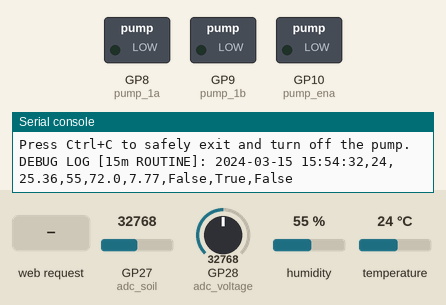
A program run on a simulated Raspberry Pi Pico running MicroPython. On the bench: switched loads named in the program (green lamp = pin HIGH), the last lines printed to the serial console. The test bench sets the inputs (shaded band); at power-on: GP27 (adc_soil) = 32768, GP28 (adc_voltage) = 32768, humidity 55 %, temperature 24 °C (analog values on the 0–65535 scale). WiFi joins after 1.5 s; the clock reads 2024-03-15 10:24:30 at power-on unless the program sets it; files the program writes start out absent.

Above: at 3.2 s.
3.3 s: GP27 (adc_soil) set to 51296
4.8 s: GP27 (adc_soil) set to 52896
At 6.0 s:
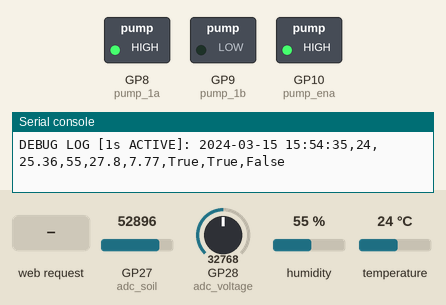
11.1 s: HTTP request GET /water/off received
At 11.6 s:
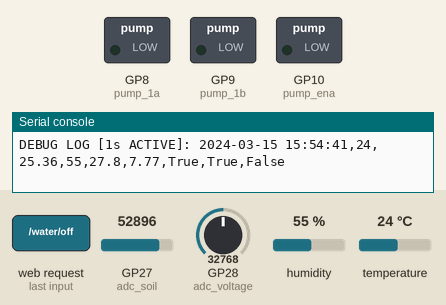
Timing chart, 0 to 13.6 s (numbered marks = the images above; inputs shaded):
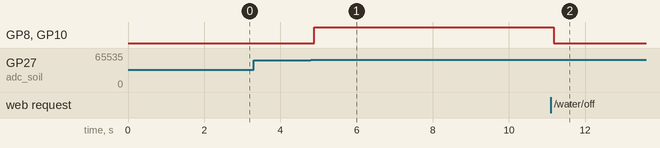

The program:

main.py
```python
import network
import socket
import time
import json
import os
import ntptime
from machine import Pin, ADC
import dht

# ==========================================
# 1. CONFIGURATION
# ==========================================
WIFI_SSID = "<WIFI-SSID>"
WIFI_PASSWORD = "<WIFI-PASSWORD>"

AUTO_WATER_THRESHOLD = 30.0
SOIL_DRY = 65535
SOIL_WET = 20000
PUMP_RUN_DURATION = 10

LOG_FILE = "datalog.csv"
MAX_FILE_SIZE = 1000000
NORMAL_LOG_INTERVAL = 900
ACTIVE_LOG_INTERVAL = 1
TIMEZONE_OFFSET = 19800

# ==========================================
# 2. HARDWARE SETUP
# ==========================================
dht_sensor = dht.DHT11(Pin(14))
adc_voltage = ADC(Pin(28))
adc_soil = ADC(Pin(27))

pump_ena = Pin(10, Pin.OUT, value=0)
pump_1a  = Pin(8, Pin.OUT, value=0)
pump_1b  = Pin(9, Pin.OUT, value=0)

last_valid_temp = 0
last_valid_hum = 0
last_valid_rf = 0
last_dht_read_time = 0

# ==========================================
# 3. CORE FUNCTIONS & GLOBALS
# ==========================================
def control_pump(turn_on):
    if turn_on:
        pump_1a.value(1)
        pump_1b.value(0)
        pump_ena.value(1)
    else:
        pump_ena.value(0)
        pump_1a.value(0)
        pump_1b.value(0)

def calc_heat_index(t, h):
    if t < 20: return t
    hi = -8.78469475556 + 1.61139411*t + 2.33854883889*h - 0.14611605*t*h - \
         0.012308094*(t**2) - 0.01642482778*(h**2) + 0.002211732*(t**2)*h + \
         0.00072546*t*(h**2) - 0.000003582*(t**2)*(h**2)
    return round(hi, 2)

def get_readings():
    global last_valid_temp, last_valid_hum, last_valid_rf, last_dht_read_time
    current_time = time.time()

    if (current_time - last_dht_read_time) >= 2.5:
        try:
            dht_sensor.measure()
            last_valid_temp = dht_sensor.temperature()
            last_valid_hum = dht_sensor.humidity()
            last_valid_rf = calc_heat_index(last_valid_temp, last_valid_hum)
        except Exception:
            pass
        last_dht_read_time = current_time

    raw_soil = adc_soil.read_u16()
    moisture = max(0, min(100, ((SOIL_DRY - raw_soil) / (SOIL_DRY - SOIL_WET)) * 100))
    volts = round((adc_voltage.read_u16() * (3.3/65535)) * 4.712, 2)

    return {
        "temp": last_valid_temp, "hum": last_valid_hum, "real_feel": last_valid_rf,
        "soil": round(moisture, 1), "volts": volts, "pump": bool(pump_ena.value())
    }

def log_to_csv(data):
    file_exists = False
    try:
        file_size = os.stat(LOG_FILE)[6]
        file_exists = True
    except OSError:
        file_size = 0

    mode = 'w' if file_size > MAX_FILE_SIZE else 'a'
    try:
        with open(LOG_FILE, mode) as f:
            if mode == 'w' or not file_exists:
                f.write("Timestamp,Temp(C),RealFeel(C),Humidity(%),Soil(%),Volts(V),PumpOn,AutoMode,IgnoreMoist\n")

            t = time.localtime(time.time() + TIMEZONE_OFFSET)
            timestamp = f"{t[0]}-{t[1]:02d}-{t[2]:02d} {t[3]:02d}:{t[4]:02d}:{t[5]:02d}"
            log_line = f"{timestamp},{data['temp']},{data['real_feel']},{data['hum']},{data['soil']},{data['volts']},{data['pump']},{data['auto_mode']},{data['ignore_moisture']}\n"

            f.write(log_line)
            log_type = "[1s ACTIVE]" if data['pump'] else "[15m ROUTINE]"
            print(f"DEBUG LOG {log_type}: {log_line.strip()}")
    except Exception as e:
        print("Logging Error:", e)

# HTML Helper Function
def make_opt(val, text, current_val):
    sel = "selected" if str(val) == str(current_val) else ""
    return f'<option value="{val}" {sel}>{text}</option>'

# ==========================================
# 4. NETWORK & TIME SETUP
# ==========================================
wlan = network.WLAN(network.STA_IF)
wlan.active(True)
wlan.connect(WIFI_SSID, WIFI_PASSWORD)
print("Connecting to Wi-Fi...")
while not wlan.isconnected():
    time.sleep(1)
print("Connected! IP:", wlan.ifconfig()[0])

try:
    print("Syncing time via NTP...")
    ntptime.settime()
except Exception as e:
    print("NTP Sync Failed:", e)

s = socket.socket(socket.AF_INET, socket.SOCK_STREAM)
s.setsockopt(socket.SOL_SOCKET, socket.SO_REUSEADDR, 1)
s.bind(('', 80))
s.listen(5)
s.setblocking(False)

# ==========================================
# 5. MAIN EXECUTION & STATE VARIABLES
# ==========================================
last_water_time = 0
last_log_time = 0
pump_stop_time = 0

# --- NEW SETTINGS VARIABLES ---
auto_mode_enabled = True
water_interval = 86400    # Default: 24 Hours (in seconds)
ignore_moisture = False   # Default: Smart Mode (Check soil first)

print("\n=== SYSTEM ACTIVE ===")
print("Press Ctrl+C to safely exit and turn off the pump.")

try:
    while True:
        current_time = time.time()
        data = get_readings()
        data["auto_mode"] = auto_mode_enabled
        data["ignore_moisture"] = ignore_moisture
        data["interval"] = water_interval

        # --- NON-BLOCKING PUMP SHUTOFF ---
        if data['pump'] and current_time >= pump_stop_time:
            control_pump(False)
            data['pump'] = False
            print("\n>>> PUMP STOPPED (Timer Finished)")
            last_water_time = current_time

        # --- DYNAMIC LOGGING LOGIC ---
        current_log_interval = ACTIVE_LOG_INTERVAL if data['pump'] else NORMAL_LOG_INTERVAL
        if (current_time - last_log_time) >= current_log_interval:
            log_to_csv(data)
            last_log_time = current_time

        # --- SMART SCHEDULE & AUTO-IRRIGATE TRIGGER ---
        time_since_last = current_time - last_water_time
        interval_met = time_since_last >= water_interval

        if auto_mode_enabled and not data['pump'] and interval_met:
            if ignore_moisture:
                # Timer Mode: Ignore the soil sensor entirely
                print("\n>>> TIMER MET: AUTO WATERING TRIGGERED (Cactus Mode)")
                control_pump(True)
                data['pump'] = True
                pump_stop_time = current_time + PUMP_RUN_DURATION
            else:
                # Smart Mode: Interval met, but check if soil is actually dry
                if data['soil'] < AUTO_WATER_THRESHOLD:
                    print("\n>>> SOIL DRY & INTERVAL MET: AUTO WATERING TRIGGERED")
                    control_pump(True)
                    data['pump'] = True
                    pump_stop_time = current_time + PUMP_RUN_DURATION

        # --- WEB SERVER LOGIC ---
        try:
            conn, addr = s.accept()
            conn.settimeout(1.0)

            try:
                request = str(conn.recv(1024))

                # Manual Water ON
                if '/water/on' in request:
                    control_pump(True)
                    data['pump'] = True
                    pump_stop_time = time.time() + PUMP_RUN_DURATION
                    last_water_time = time.time()
                    conn.send('HTTP/1.1 303 See Other\r\nLocation: /\r\n\r\n')

                # Manual Water OFF (Emergency Stop)
                elif '/water/off' in request:
                    control_pump(False)
                    data['pump'] = False
                    pump_stop_time = 0
                    last_water_time = time.time()
                    conn.send('HTTP/1.1 303 See Other\r\nLocation: /\r\n\r\n')

                # Toggle Master Auto-Mode
                elif '/auto/toggle' in request:
                    auto_mode_enabled = not auto_mode_enabled
                    last_water_time = time.time()
                    conn.send('HTTP/1.1 303 See Other\r\nLocation: /\r\n\r\n')

                # Save Configuration Settings (From the HTML Form)
                elif '/config?' in request:
                    try:
                        # Parse URL parameters manually (MicroPython doesn't have urllib)
                        params = request.split('/config?')[1].split(' ')[0]
                        for param in params.split('&'):
                            key, val = param.split('=')
                            if key == 'interval':
                                water_interval = int(val)
                            elif key == 'ignore':
                                ignore_moisture = (val == '1')
                        print(f"\n>>> SETTINGS SAVED: Interval={water_interval}s, IgnoreMoist={ignore_moisture}")
                    except Exception as e:
                        print("Parse error on config:", e)
                    last_water_time = time.time() # Reset clock when settings change
                    conn.send('HTTP/1.1 303 See Other\r\nLocation: /\r\n\r\n')

                elif '/api/readings' in request:
                    conn.send('HTTP/1.1 200 OK\r\nContent-Type: application/json\r\n\r\n')
                    conn.send(json.dumps(data).encode('utf-8'))

                elif '/log' in request:
                    try:
                        with open(LOG_FILE, 'r') as f:
                            csv_data = f.read()
                        conn.send('HTTP/1.1 200 OK\r\nContent-Type: text/csv\r\nContent-Disposition: attachment; filename="datalog.csv"\r\n\r\n')
                        conn.send(csv_data)
                    except OSError:
                        conn.send('HTTP/1.1 404 Not Found\r\n\r\nNo log file yet.')

                # Web Dashboard
                else:
                    pump_status = "RUNNING 🟢" if data["pump"] else "OFF 🔴"
                    auto_status = "ACTIVE 🟢" if auto_mode_enabled else "PAUSED 🔴"
                    mode_text = "Timer Mode (Ignore Soil)" if ignore_moisture else "Smart Mode (Check Soil)"

                    toggle_btn_color = "#e67e22" if auto_mode_enabled else "#27ae60"
                    toggle_btn_text = "⏸️ PAUSE AUTO-WATER" if auto_mode_enabled else "▶️ RESUME AUTO-WATER"

                    html = f"""<!DOCTYPE html><html><head><meta charset="utf-8"><title>Pico Garden</title><meta name="viewport" content="width=device-width, initial-scale=1">
                    <style>
                    body{{font-family:Arial;text-align:center;background:#eef2f3;padding:20px;}}
                    .card{{max-width:350px;margin:0 auto;background:white;padding:25px;border-radius:12px;box-shadow:0 4px 10px rgba(0,0,0,0.1); box-sizing:border-box;}}
                    .btn{{display:block;color:white;padding:15px;text-decoration:none;border-radius:8px;margin-top:15px;font-weight:bold; cursor:pointer; border:none; width:100%; box-sizing:border-box;}}
                    .btn-group{{display:flex;gap:10px;margin-top:15px;}}
                    .btn-group .btn{{margin-top:0; flex:1;}}
                    .btn-water{{background:#3498db;}} .btn-water:active{{background:#2980b9;}}
                    .btn-stop{{background:#e74c3c;}} .btn-stop:active{{background:#c0392b;}}
                    .btn-save{{background:#8e44ad;}} .btn-save:active{{background:#732d91;}}
                    .btn-log{{background:#2c3e50;margin-top:25px;}}
                    .settings-box{{background:#f8f9fa; border:1px solid #ddd; padding:15px; border-radius:8px; margin-top:20px; text-align:left; box-sizing:border-box;}}
                    .settings-box label{{font-size:13px; font-weight:bold; color:#555; display:block; margin-bottom:5px;}}
                    select{{width:100%; padding:10px; margin-bottom:15px; border-radius:5px; border:1px solid #ccc; font-size:14px; box-sizing:border-box;}}
                    h1{{color:#2980b9;margin:0;font-size:3em;}}
                    </style></head><body>
                    <div class="card">
                    <h2 style="margin-bottom: 5px;">🪴 The Thirsty Pi</h2>
                    <p style="color:#7f8c8d; font-style:italic; font-size: 14px; margin-top:0; margin-bottom:20px; line-height: 1.4;">
                        Smartly water your thirsty plants. Enjoy your vacation with total peace of mind!
                    </p>

                    <h1>{data['soil']}%</h1><p style="color:#7f8c8d; margin-top:5px;">Soil Moisture</p>
                    <p style="margin-bottom:5px;">🌡️ Temp: <b>{data['temp']}°C</b> &nbsp;|&nbsp; 💧 Hum: <b>{data['hum']}%</b></p>
                    <p style="margin-top:0; color:#7f8c8d; font-size:14px;">(Feels like {data['real_feel']}°C)</p>
                    <hr>
                    <p>Pump Status: <b>{pump_status}</b></p>
                    <p>Auto Master Switch: <b>{auto_status}</b></p>
                    <p style="color:#8e44ad; font-size:14px;">Current Logic: <b>{mode_text}</b></p>

                    <div class="btn-group">
                        <a href="/water/on" class="btn btn-water">🌊 WATER</a>
                        <a href="/water/off" class="btn btn-stop">🛑 STOP</a>
                    </div>
                    <a href="/auto/toggle" class="btn" style="background:{toggle_btn_color};">{toggle_btn_text}</a>

                    <div class="settings-box">
                        <form action="/config" method="GET">
                            <label>Watering Frequency (Interval)</label>
                            <select name="interval">
                                {make_opt(60, '1 Minute (Test Mode)', water_interval)}
                                {make_opt(3600, '1 Hour', water_interval)}
                                {make_opt(43200, '12 Hours', water_interval)}
                                {make_opt(86400, '24 Hours', water_interval)}
                                {make_opt(259200, '3 Days', water_interval)}
                                {make_opt(604800, '1 Week', water_interval)}
                            </select>

                            <label>Sensor Mode</label>
                            <select name="ignore">
                                {make_opt(0, 'Smart Mode (Wait for Dry Soil)', 1 if ignore_moisture else 0)}
                                {make_opt(1, 'Timer Mode (Ignore Soil / For Cactus)', 1 if ignore_moisture else 0)}
                            </select>
                            <button type="submit" class="btn btn-save">💾 SAVE SCHEDULE</button>
                        </form>
                    </div>

                    <a href="/log" class="btn btn-log">📊 DOWNLOAD LOGS</a>
                    <p><small style="color:#bdc3c7;">Auto-refreshes 8s</small></p></div>

                    <script>
                        let timer = setTimeout(function(){{location.reload();}}, 8000);
                        document.querySelectorAll('select').forEach(el => {{
                            el.addEventListener('focus', () => clearTimeout(timer));
                        }});
                    </script>
                    </body></html>"""

                    conn.send('HTTP/1.1 200 OK\r\nConnection: close\r\nContent-Type: text/html; charset=utf-8\r\n\r\n')
                    conn.send(html.encode('utf-8'))

            except OSError:
                pass
            finally:
                conn.close()

        except OSError:
            pass

        time.sleep(0.2)

finally:
    print("\n[!] Program interrupted or stopped.")
    print("[!] Clearing all hardware pins...")
    control_pump(False)
    try:
        s.close()
    except:
        pass
    print("Cleanup complete. Safe to exit.")
```

Measured:
- the behaviour switches between 51888 and 51904 on GP27 (adc_soil) (found by bisection; images 0 and 1)
- after the input at 3.3 s, every drawn part: stays the same
- after the input at 4.8 s, GP8 (pump_1a), GP10 (pump_ena): LOW → HIGH after 0.09 s
- after the input at 11.1 s, GP8 (pump_1a), GP10 (pump_ena): HIGH → LOW after 0.08 s
